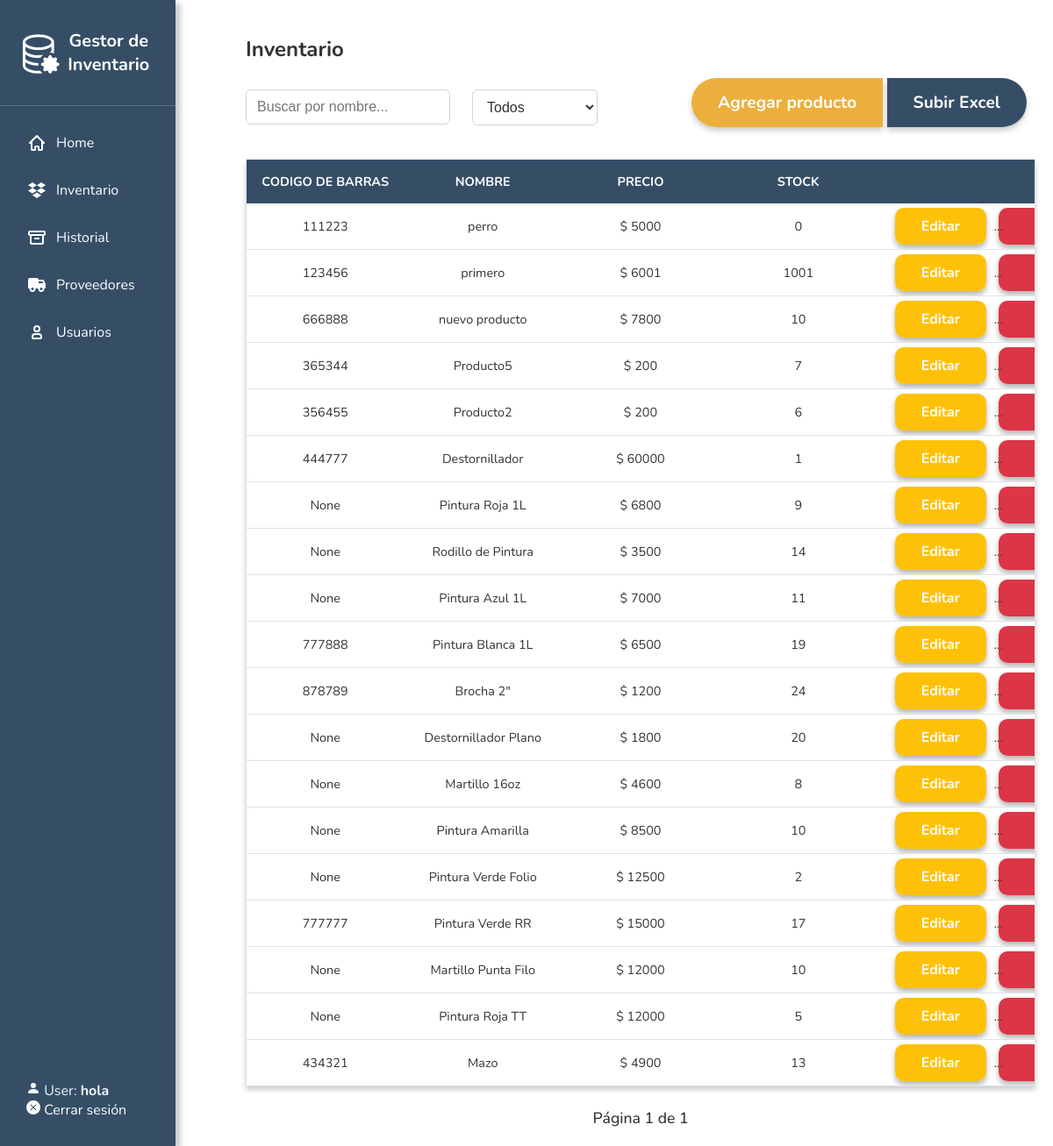
/inventario (signed in), run on an earlier commit of the app's database.
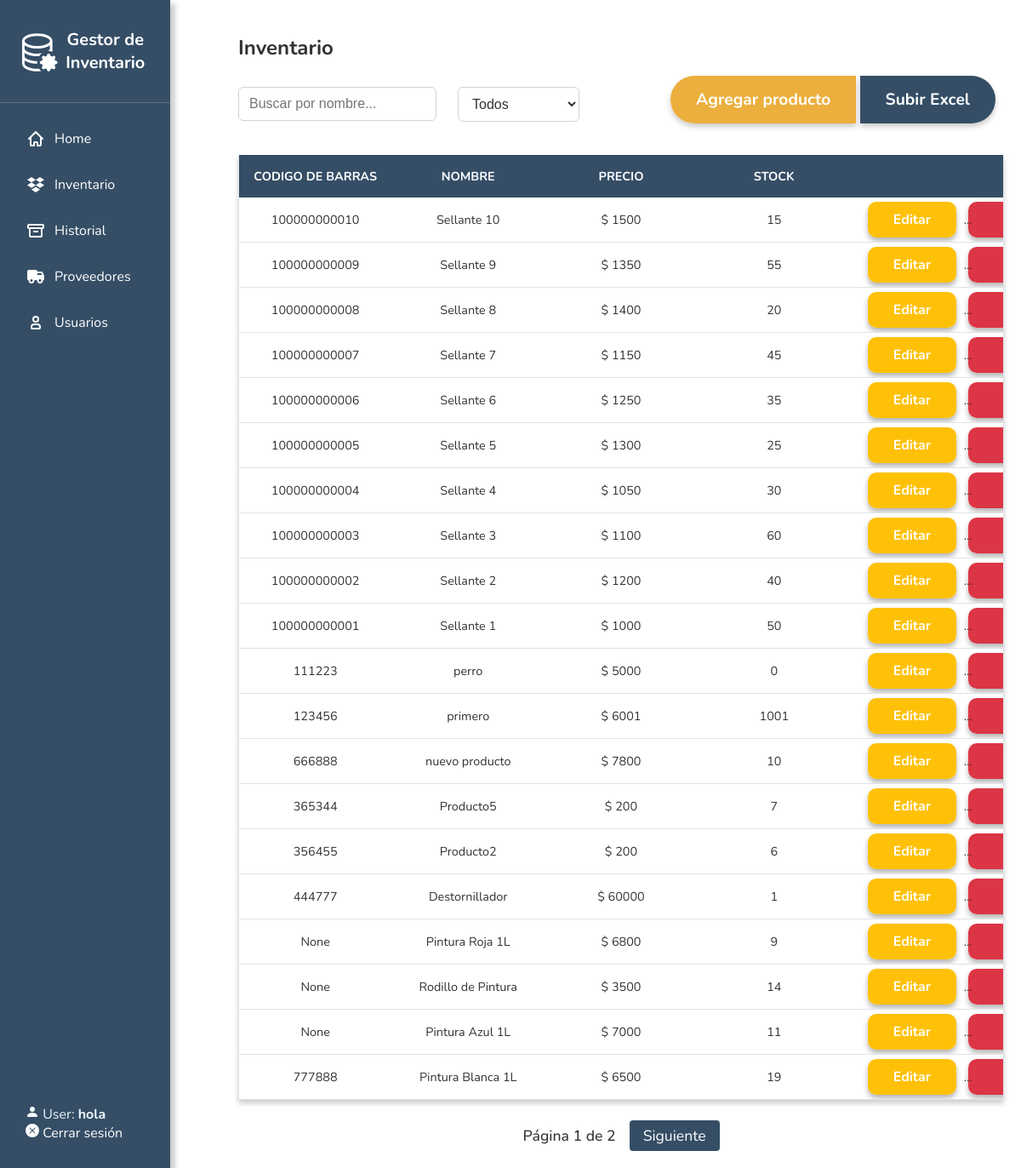
And on a later commit of the database.
### inventory/models.py (models this page shows, shortened)
class Producto(models.Model):
    name = models.CharField(max_length=200, default='Sin nombre')
    type = models.CharField(max_length=200, blank=False)
    price = models.IntegerField()
    stock = models.IntegerField(default=0)
    codigo_barras = models.CharField(max_length=50, null=True, blank=True)
    choices = (
        ('AVAILABLE', 'Item ready to be purchased'),
        ('SOLD', 'Item already purchased'),
        ('RESTOCKING', 'Item restocking in a few days')
    )
    status = models.CharField(max_length=10, choices=choices, default='SOLD')
    issues = models.CharField(max_length=50, default="No Issues")
    date_added = models.DateTimeField(default=now, editable=False)
    class Meta:
        abstract = True

class Pinturas(Producto):
    pass

class Herramientas(Producto):
    pass

class Sellantes(Producto):
    pass

### inventory/views.py (the view, shortened to what this page needs)
# urls.py: re_path(r'^inventario$', inventario, name='inventario'),
@login_required
def inventario(request):
    q = request.GET.get('q', '')
    tipo = request.GET.get('type', '')
    sellantes = Sellantes.objects.all().order_by('-date_added')
    herramientas = Herramientas.objects.all().order_by('-date_added')
    pinturas = Pinturas.objects.all().order_by('-date_added')
    if q:
        sellantes = sellantes.filter(name__icontains=q)
        herramientas = herramientas.filter(name__icontains=q)
        pinturas = pinturas.filter(name__icontains=q)
    items = (
        [{"item": s, "category": "Sellantes"} for s in sellantes] +
        [{"item": h, "category": "Herramientas"} for h in herramientas] +
        [{"item": p, "category": "Pinturas"} for p in pinturas]
    )
    items = sorted(
        items,
        key=lambda x: getattr(x["item"], "date_added", None) or datetime.min,
        reverse=True
    )
    paginator = Paginator(items, 20)
    page_number = request.GET.get('page')
    page_obj = paginator.get_page(page_number)
    context = {
        'page_obj': page_obj,
        'items': page_obj,  # So your template keeps working
    }
    return render(request, 'inv/inventario.html', context)

### inventory/templates/inv/inventario.html (shortened to what this page needs)
{% extends 'inv/base.html' %}
{% block body %}
<h2>Inventario</h2>
<div class="container-set-inventory">
  <div class="add_buttons">
    <div class="inventory-left">
      <div class="button-group">
        <input type="text" id="searchInput" placeholder="Buscar por nombre..."
          class="form-control d-inline-block w-auto" />
      </div>
      <div class="button-group">
        <select id="filterType" class="form-select d-inline-block w-auto">
          <option value="">Todos</option>
        </select>
      </div>
    </div>
    <div class="inventory-right">
      <div class="button-group">
        <div class="button-group-fused">
          <a href="{% url 'agregar_producto' %}" class=" agregar-producto">Agregar producto</a>
          <a href="{% url 'upload_products_excel' %}" class=" agregar-excel">Subir Excel</a>
        </div>
      </div>
    </div>
  </div>
</div>
<div id="tablaProductos">
  {% include 'inv/tabla_productos.html' %}
</div>
{% endblock %}

### inventory/templates/inv/tabla_productos.html (shortened to what this page needs)
<div class="table-responsive">
  <table class="table table-hover fixed-table">
    <thead>
      <tr>
        <th>Codigo de Barras</th>
        <th>Nombre</th>
        <th>Precio</th>
        <th>Stock</th>
        <th></th>
      </tr>
    </thead>
    <tbody>
      {% for entry in items %}
      <tr>
        <td>{{ entry.item.codigo_barras }}</td>
        <td>{{ entry.item.name }}</td>
        <td>$ {{ entry.item.price }}</td>
        <td>{{ entry.item.stock }}</td>
        <td>
          {% if entry.category == "Sellantes" %}
          <a href="{% url 'edit_sellante' entry.item.pk %}" class="btn btn-warning btn-sm" role="button"
            aria-pressed="true">Editar</a>
          <a href="{% url 'delete_sellante' entry.item.pk %}" class="btn btn-danger btn-sm delete-product-btn"
            role="button" aria-pressed="true">x</a>
          {% elif entry.category == "Herramientas" %}
          <a href="{% url 'edit_herramienta' entry.item.pk %}" class="btn btn-warning btn-sm" role="button"
            aria-pressed="true">Editar</a>
          <a href="{% url 'delete_herramienta' entry.item.pk %}" class="btn btn-danger btn-sm delete-product-btn"
            role="button" aria-pressed="true">x</a>
          {% elif entry.category == "Pinturas" %}
          <a href="{% url 'edit_pintura' entry.item.pk %}" class="btn btn-warning btn-sm" role="button"
            aria-pressed="true">Editar</a>
          <a href="{% url 'delete_pintura' entry.item.pk %}" class="btn btn-danger btn-sm delete-product-btn"
            role="button" aria-pressed="true">x</a>
          {% endif %}
        </td>
      </tr>
      {% empty %}
      <tr>
        <td colspan="5">No hay productos que mostrar</td>
      </tr>
      {% endfor %}
    </tbody>
  </table>
</div>
<div class="pagination">
  <span>Página {{ page_obj.number }} de {{ page_obj.paginator.num_pages }}</span>
  {% if page_obj.has_next %}
    <a href="?page={{ page_obj.next_page_number }}{% if request.GET.q %}&q={{ request.GET.q }}{% endif %}{% if request.GET.type %}&type={{ request.GET.type }}{% endif %}">Siguiente</a>
  {% endif %}
</div>

What changed in the data, as far as the page shows it:
no longer on this page (row unchanged): Herramientas: item.codigo_barras "878789", item.name "Brocha 2\"", item.price "1200", item.stock "24", shows "Editar"
no longer on this page (row unchanged): Herramientas: item.codigo_barras "None", item.name "Destornillador Plano", item.price "1800", item.stock "20", shows "Editar"
no longer on this page (row unchanged): Herramientas: item.codigo_barras "None", item.name "Martillo 16oz", item.price "4600", item.stock "8", shows "Editar"
no longer on this page (row unchanged): Pinturas: item.codigo_barras "None", item.name "Pintura Amarilla", item.price "8500", item.stock "10", shows "Editar"
no longer on this page (row unchanged): Pinturas: item.codigo_barras "None", item.name "Pintura Verde Folio", item.price "12500", item.stock "2", shows "Editar"
no longer on this page (row unchanged): Pinturas: item.codigo_barras "777777", item.name "Pintura Verde RR", item.price "15000", item.stock "17", shows "Editar"
no longer on this page (row unchanged): Herramientas: item.codigo_barras "None", item.name "Martillo Punta Filo", item.price "12000", item.stock "10", shows "Editar"
no longer on this page (row unchanged): Pinturas: item.codigo_barras "None", item.name "Pintura Roja TT", item.price "12000", item.stock "5", shows "Editar"
no longer on this page (row unchanged): Herramientas: item.codigo_barras "434321", item.name "Mazo", item.price "4900", item.stock "13", shows "Editar"
added Sellantes: item.codigo_barras "100000000010", item.name "Sellante 10", item.price "1500", item.stock "15", shows "Editar"
added Sellantes: item.codigo_barras "100000000009", item.name "Sellante 9", item.price "1350", item.stock "55", shows "Editar"
added Sellantes: item.codigo_barras "100000000008", item.name "Sellante 8", item.price "1400", item.stock "20", shows "Editar"
added Sellantes: item.codigo_barras "100000000007", item.name "Sellante 7", item.price "1150", item.stock "45", shows "Editar"
added Sellantes: item.codigo_barras "100000000006", item.name "Sellante 6", item.price "1250", item.stock "35", shows "Editar"
added Sellantes: item.codigo_barras "100000000005", item.name "Sellante 5", item.price "1300", item.stock "25", shows "Editar"
added Sellantes: item.codigo_barras "100000000004", item.name "Sellante 4", item.price "1050", item.stock "30", shows "Editar"
added Sellantes: item.codigo_barras "100000000003", item.name "Sellante 3", item.price "1100", item.stock "60", shows "Editar"
added Sellantes: item.codigo_barras "100000000002", item.name "Sellante 2", item.price "1200", item.stock "40", shows "Editar"
added Sellantes: item.codigo_barras "100000000001", item.name "Sellante 1", item.price "1000", item.stock "50", shows "Editar"
Also different on the page:
{{ page_obj.paginator.num_pages }}: "1" → "2"
text now shown: "Siguiente"
